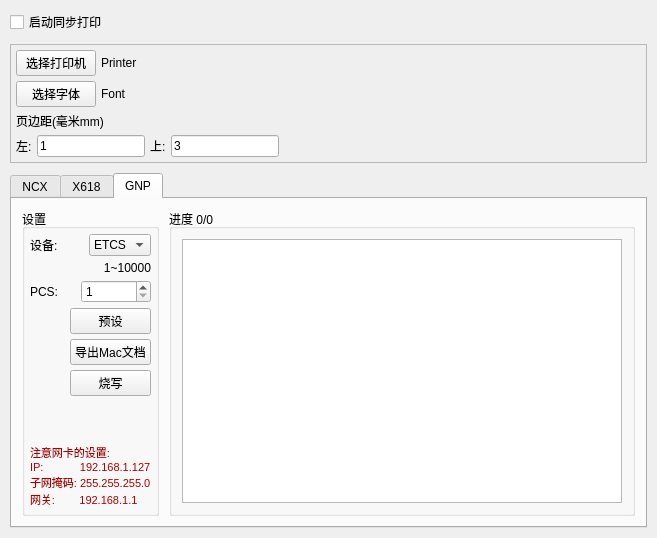
<?xml version="1.0" encoding="UTF-8"?>
<ui version="4.0">
 <author>zherongli@126.com</author>
 <class>MainWindow</class>
 <widget class="QMainWindow" name="MainWindow">
  <property name="geometry">
   <rect>
    <x>0</x>
    <y>0</y>
    <width>657</width>
    <height>538</height>
   </rect>
  </property>
  <property name="windowTitle">
   <string>MacProgrammer</string>
  </property>
  <property name="windowIcon">
   <iconset resource="Png.qrc">
    <normaloff>:/Resource/Title.png</normaloff>:/Resource/Title.png</iconset>
  </property>
  <widget class="QWidget" name="centralWidget">
   <layout class="QVBoxLayout" name="verticalLayout_3">
    <property name="spacing">
     <number>10</number>
    </property>
    <property name="margin">
     <number>10</number>
    </property>
    <item>
     <widget class="QCheckBox" name="CheckBoxPrint">
      <property name="text">
       <string>启动同步打印</string>
      </property>
     </widget>
    </item>
    <item>
     <widget class="QFrame" name="WidgetPrint">
      <property name="frameShape">
       <enum>QFrame::StyledPanel</enum>
      </property>
      <property name="frameShadow">
       <enum>QFrame::Plain</enum>
      </property>
      <layout class="QVBoxLayout" name="verticalLayout_6">
       <item>
        <layout class="QHBoxLayout" name="horizontalLayout_12">
         <item>
          <widget class="QPushButton" name="PushButtonPrinter">
           <property name="text">
            <string>选择打印机</string>
           </property>
          </widget>
         </item>
         <item>
          <widget class="QLabel" name="LabelPrinter">
           <property name="sizePolicy">
            <sizepolicy hsizetype="Expanding" vsizetype="Preferred">
             <horstretch>0</horstretch>
             <verstretch>0</verstretch>
            </sizepolicy>
           </property>
           <property name="text">
            <string>Printer</string>
           </property>
          </widget>
         </item>
        </layout>
       </item>
       <item>
        <layout class="QHBoxLayout" name="horizontalLayout_13">
         <item>
          <widget class="QPushButton" name="PushButtonFont">
           <property name="text">
            <string>选择字体</string>
           </property>
          </widget>
         </item>
         <item>
          <widget class="QLabel" name="LabelFont">
           <property name="sizePolicy">
            <sizepolicy hsizetype="Expanding" vsizetype="Preferred">
             <horstretch>0</horstretch>
             <verstretch>0</verstretch>
            </sizepolicy>
           </property>
           <property name="text">
            <string>Font</string>
           </property>
          </widget>
         </item>
        </layout>
       </item>
       <item>
        <widget class="QLabel" name="label_11">
         <property name="text">
          <string>页边距(毫米mm)</string>
         </property>
        </widget>
       </item>
       <item>
        <layout class="QHBoxLayout" name="horizontalLayout_14">
         <item>
          <widget class="QLabel" name="label_9">
           <property name="text">
            <string>左:</string>
           </property>
          </widget>
         </item>
         <item>
          <widget class="QLineEdit" name="LineEditLeft">
           <property name="sizePolicy">
            <sizepolicy hsizetype="Fixed" vsizetype="Fixed">
             <horstretch>0</horstretch>
             <verstretch>0</verstretch>
            </sizepolicy>
           </property>
           <property name="inputMask">
            <string>0000; </string>
           </property>
           <property name="text">
            <string>1</string>
           </property>
          </widget>
         </item>
         <item>
          <widget class="QLabel" name="label_10">
           <property name="text">
            <string>上:</string>
           </property>
          </widget>
         </item>
         <item>
          <widget class="QLineEdit" name="LineEditTop">
           <property name="sizePolicy">
            <sizepolicy hsizetype="Fixed" vsizetype="Fixed">
             <horstretch>0</horstretch>
             <verstretch>0</verstretch>
            </sizepolicy>
           </property>
           <property name="inputMask">
            <string>0000; </string>
           </property>
           <property name="text">
            <string>3</string>
           </property>
          </widget>
         </item>
         <item>
          <spacer name="horizontalSpacer_7">
           <property name="orientation">
            <enum>Qt::Horizontal</enum>
           </property>
           <property name="sizeHint" stdset="0">
            <size>
             <width>37</width>
             <height>17</height>
            </size>
           </property>
          </spacer>
         </item>
        </layout>
       </item>
      </layout>
     </widget>
    </item>
    <item>
     <widget class="QTabWidget" name="TabWidgetDevice">
      <property name="currentIndex">
       <number>2</number>
      </property>
      <widget class="QWidget" name="TabNCX">
       <attribute name="title">
        <string>NCX</string>
       </attribute>
       <layout class="QHBoxLayout" name="horizontalLayout_5">
        <property name="spacing">
         <number>10</number>
        </property>
        <property name="margin">
         <number>10</number>
        </property>
        <item>
         <widget class="QGroupBox" name="groupBox">
          <property name="title">
           <string>设置</string>
          </property>
          <layout class="QVBoxLayout" name="verticalLayout">
           <property name="spacing">
            <number>5</number>
           </property>
           <property name="margin">
            <number>5</number>
           </property>
           <item>
            <widget class="QLabel" name="label_2">
             <property name="text">
              <string>1~10000</string>
             </property>
             <property name="alignment">
              <set>Qt::AlignRight|Qt::AlignTrailing|Qt::AlignVCenter</set>
             </property>
            </widget>
           </item>
           <item>
            <layout class="QHBoxLayout" name="horizontalLayout">
             <property name="spacing">
              <number>5</number>
             </property>
             <item>
              <widget class="QLabel" name="label">
               <property name="text">
                <string>PCS:</string>
               </property>
              </widget>
             </item>
             <item>
              <widget class="QSpinBox" name="SpinBoxMacPCS">
               <property name="minimumSize">
                <size>
                 <width>70</width>
                 <height>0</height>
                </size>
               </property>
               <property name="minimum">
                <number>1</number>
               </property>
               <property name="maximum">
                <number>10000</number>
               </property>
              </widget>
             </item>
            </layout>
           </item>
           <item>
            <layout class="QHBoxLayout" name="horizontalLayout_4">
             <property name="spacing">
              <number>5</number>
             </property>
             <item>
              <spacer name="horizontalSpacer">
               <property name="orientation">
                <enum>Qt::Horizontal</enum>
               </property>
               <property name="sizeType">
                <enum>QSizePolicy::Preferred</enum>
               </property>
               <property name="sizeHint" stdset="0">
                <size>
                 <width>40</width>
                 <height>20</height>
                </size>
               </property>
              </spacer>
             </item>
             <item>
              <widget class="QPushButton" name="PushButtonPreestablish">
               <property name="cursor">
                <cursorShape>PointingHandCursor</cursorShape>
               </property>
               <property name="text">
                <string>预设</string>
               </property>
               <property name="checkable">
                <bool>true</bool>
               </property>
              </widget>
             </item>
            </layout>
           </item>
           <item>
            <layout class="QHBoxLayout" name="horizontalLayout_3">
             <property name="spacing">
              <number>5</number>
             </property>
             <item>
              <spacer name="horizontalSpacer_2">
               <property name="orientation">
                <enum>Qt::Horizontal</enum>
               </property>
               <property name="sizeType">
                <enum>QSizePolicy::Preferred</enum>
               </property>
               <property name="sizeHint" stdset="0">
                <size>
                 <width>40</width>
                 <height>20</height>
                </size>
               </property>
              </spacer>
             </item>
             <item>
              <widget class="QPushButton" name="PushButtonExport">
               <property name="cursor">
                <cursorShape>PointingHandCursor</cursorShape>
               </property>
               <property name="text">
                <string>导出Mac文档</string>
               </property>
              </widget>
             </item>
            </layout>
           </item>
           <item>
            <layout class="QHBoxLayout" name="horizontalLayout_2">
             <property name="spacing">
              <number>5</number>
             </property>
             <item>
              <spacer name="horizontalSpacer_3">
               <property name="orientation">
                <enum>Qt::Horizontal</enum>
               </property>
               <property name="sizeType">
                <enum>QSizePolicy::Preferred</enum>
               </property>
               <property name="sizeHint" stdset="0">
                <size>
                 <width>40</width>
                 <height>20</height>
                </size>
               </property>
              </spacer>
             </item>
             <item>
              <widget class="QPushButton" name="PushButtonStartup">
               <property name="cursor">
                <cursorShape>PointingHandCursor</cursorShape>
               </property>
               <property name="text">
                <string>烧写</string>
               </property>
               <property name="checkable">
                <bool>true</bool>
               </property>
              </widget>
             </item>
            </layout>
           </item>
           <item>
            <spacer name="verticalSpacer">
             <property name="orientation">
              <enum>Qt::Vertical</enum>
             </property>
             <property name="sizeHint" stdset="0">
              <size>
               <width>20</width>
               <height>40</height>
              </size>
             </property>
            </spacer>
           </item>
           <item>
            <widget class="QLabel" name="label_7">
             <property name="palette">
              <palette>
               <active>
                <colorrole role="WindowText">
                 <brush brushstyle="SolidPattern">
                  <color alpha="255">
                   <red>170</red>
                   <green>0</green>
                   <blue>0</blue>
                  </color>
                 </brush>
                </colorrole>
               </active>
               <inactive>
                <colorrole role="WindowText">
                 <brush brushstyle="SolidPattern">
                  <color alpha="255">
                   <red>170</red>
                   <green>0</green>
                   <blue>0</blue>
                  </color>
                 </brush>
                </colorrole>
               </inactive>
               <disabled>
                <colorrole role="WindowText">
                 <brush brushstyle="SolidPattern">
                  <color alpha="255">
                   <red>118</red>
                   <green>116</green>
                   <blue>108</blue>
                  </color>
                 </brush>
                </colorrole>
               </disabled>
              </palette>
             </property>
             <property name="text">
              <string>&lt;!DOCTYPE HTML PUBLIC &quot;-//W3C//DTD HTML 4.0//EN&quot; &quot;http://www.w3.org/TR/REC-html40/strict.dtd&quot;&gt;
&lt;html&gt;&lt;head&gt;&lt;meta name=&quot;qrichtext&quot; content=&quot;1&quot; /&gt;&lt;style type=&quot;text/css&quot;&gt;
p, li { white-space: pre-wrap; }
&lt;/style&gt;&lt;/head&gt;&lt;body style=&quot; font-family:'MS Shell Dlg 2'; font-size:8.25pt; font-weight:400; font-style:normal;&quot;&gt;
&lt;p style=&quot; margin-top:0px; margin-bottom:0px; margin-left:0px; margin-right:0px; -qt-block-indent:0; text-indent:0px;&quot;&gt;&lt;span style=&quot; font-size:8pt;&quot;&gt;注意网卡的设置:&lt;/span&gt;&lt;/p&gt;
&lt;p style=&quot; margin-top:0px; margin-bottom:0px; margin-left:0px; margin-right:0px; -qt-block-indent:0; text-indent:0px;&quot;&gt;&lt;span style=&quot; font-size:8pt;&quot;&gt;IP:            192.168.88.10&lt;/span&gt;&lt;/p&gt;
&lt;p style=&quot; margin-top:0px; margin-bottom:0px; margin-left:0px; margin-right:0px; -qt-block-indent:0; text-indent:0px;&quot;&gt;&lt;span style=&quot; font-size:8pt;&quot;&gt;子网掩码: 255.255.255.0&lt;/span&gt;&lt;/p&gt;
&lt;p style=&quot; margin-top:0px; margin-bottom:0px; margin-left:0px; margin-right:0px; -qt-block-indent:0; text-indent:0px;&quot;&gt;&lt;span style=&quot; font-size:8pt;&quot;&gt;网关:        192.168.88.1&lt;/span&gt;&lt;/p&gt;&lt;/body&gt;&lt;/html&gt;</string>
             </property>
            </widget>
           </item>
          </layout>
         </widget>
        </item>
        <item>
         <widget class="QGroupBox" name="GroupBoxStep">
          <property name="sizePolicy">
           <sizepolicy hsizetype="Expanding" vsizetype="Preferred">
            <horstretch>0</horstretch>
            <verstretch>0</verstretch>
           </sizepolicy>
          </property>
          <property name="title">
           <string>进度 0/0</string>
          </property>
          <layout class="QVBoxLayout" name="verticalLayout_2">
           <property name="spacing">
            <number>10</number>
           </property>
           <property name="margin">
            <number>10</number>
           </property>
           <item>
            <widget class="QPlainTextEdit" name="PlainTextEdit">
             <property name="readOnly">
              <bool>true</bool>
             </property>
             <property name="maximumBlockCount">
              <number>1000</number>
             </property>
            </widget>
           </item>
          </layout>
         </widget>
        </item>
       </layout>
      </widget>
      <widget class="QWidget" name="TabX618">
       <attribute name="title">
        <string>X618</string>
       </attribute>
       <layout class="QHBoxLayout" name="horizontalLayout_10">
        <property name="spacing">
         <number>10</number>
        </property>
        <property name="margin">
         <number>10</number>
        </property>
        <item>
         <widget class="QGroupBox" name="groupBox_2">
          <property name="title">
           <string>设置</string>
          </property>
          <layout class="QVBoxLayout" name="verticalLayout_4">
           <property name="spacing">
            <number>5</number>
           </property>
           <property name="margin">
            <number>5</number>
           </property>
           <item>
            <layout class="QHBoxLayout" name="horizontalLayout_11">
             <property name="spacing">
              <number>10</number>
             </property>
             <item>
              <widget class="QLabel" name="label_5">
               <property name="text">
                <string>设备:</string>
               </property>
              </widget>
             </item>
             <item>
              <widget class="QComboBox" name="ComboBoxX618">
               <item>
                <property name="text">
                 <string>DCS</string>
                </property>
               </item>
               <item>
                <property name="text">
                 <string>NPM</string>
                </property>
               </item>
              </widget>
             </item>
            </layout>
           </item>
           <item>
            <widget class="QLabel" name="label_3">
             <property name="text">
              <string>1~10000</string>
             </property>
             <property name="alignment">
              <set>Qt::AlignRight|Qt::AlignTrailing|Qt::AlignVCenter</set>
             </property>
            </widget>
           </item>
           <item>
            <layout class="QHBoxLayout" name="horizontalLayout_6">
             <property name="spacing">
              <number>10</number>
             </property>
             <item>
              <widget class="QLabel" name="label_4">
               <property name="text">
                <string>PCS:</string>
               </property>
              </widget>
             </item>
             <item>
              <widget class="QSpinBox" name="SpinBoxX618MacPCS">
               <property name="minimumSize">
                <size>
                 <width>70</width>
                 <height>0</height>
                </size>
               </property>
               <property name="minimum">
                <number>1</number>
               </property>
               <property name="maximum">
                <number>10000</number>
               </property>
              </widget>
             </item>
            </layout>
           </item>
           <item>
            <layout class="QHBoxLayout" name="horizontalLayout_7">
             <property name="spacing">
              <number>10</number>
             </property>
             <item>
              <spacer name="horizontalSpacer_4">
               <property name="orientation">
                <enum>Qt::Horizontal</enum>
               </property>
               <property name="sizeType">
                <enum>QSizePolicy::Preferred</enum>
               </property>
               <property name="sizeHint" stdset="0">
                <size>
                 <width>40</width>
                 <height>20</height>
                </size>
               </property>
              </spacer>
             </item>
             <item>
              <widget class="QPushButton" name="PushButtonX618Preestablish">
               <property name="cursor">
                <cursorShape>PointingHandCursor</cursorShape>
               </property>
               <property name="text">
                <string>预设</string>
               </property>
               <property name="checkable">
                <bool>true</bool>
               </property>
              </widget>
             </item>
            </layout>
           </item>
           <item>
            <layout class="QHBoxLayout" name="horizontalLayout_8">
             <property name="spacing">
              <number>10</number>
             </property>
             <item>
              <spacer name="horizontalSpacer_5">
               <property name="orientation">
                <enum>Qt::Horizontal</enum>
               </property>
               <property name="sizeType">
                <enum>QSizePolicy::Preferred</enum>
               </property>
               <property name="sizeHint" stdset="0">
                <size>
                 <width>40</width>
                 <height>20</height>
                </size>
               </property>
              </spacer>
             </item>
             <item>
              <widget class="QPushButton" name="PushButtonX618Export">
               <property name="cursor">
                <cursorShape>PointingHandCursor</cursorShape>
               </property>
               <property name="text">
                <string>导出Mac文档</string>
               </property>
              </widget>
             </item>
            </layout>
           </item>
           <item>
            <layout class="QHBoxLayout" name="horizontalLayout_9">
             <property name="spacing">
              <number>10</number>
             </property>
             <item>
              <spacer name="horizontalSpacer_6">
               <property name="orientation">
                <enum>Qt::Horizontal</enum>
               </property>
               <property name="sizeType">
                <enum>QSizePolicy::Preferred</enum>
               </property>
               <property name="sizeHint" stdset="0">
                <size>
                 <width>40</width>
                 <height>20</height>
                </size>
               </property>
              </spacer>
             </item>
             <item>
              <widget class="QPushButton" name="PushButtonX618Startup">
               <property name="cursor">
                <cursorShape>PointingHandCursor</cursorShape>
               </property>
               <property name="text">
                <string>烧写</string>
               </property>
               <property name="checkable">
                <bool>true</bool>
               </property>
              </widget>
             </item>
            </layout>
           </item>
           <item>
            <spacer name="verticalSpacer_2">
             <property name="orientation">
              <enum>Qt::Vertical</enum>
             </property>
             <property name="sizeHint" stdset="0">
              <size>
               <width>20</width>
               <height>40</height>
              </size>
             </property>
            </spacer>
           </item>
           <item>
            <widget class="QLabel" name="label_6">
             <property name="palette">
              <palette>
               <active>
                <colorrole role="WindowText">
                 <brush brushstyle="SolidPattern">
                  <color alpha="255">
                   <red>170</red>
                   <green>0</green>
                   <blue>0</blue>
                  </color>
                 </brush>
                </colorrole>
               </active>
               <inactive>
                <colorrole role="WindowText">
                 <brush brushstyle="SolidPattern">
                  <color alpha="255">
                   <red>170</red>
                   <green>0</green>
                   <blue>0</blue>
                  </color>
                 </brush>
                </colorrole>
               </inactive>
               <disabled>
                <colorrole role="WindowText">
                 <brush brushstyle="SolidPattern">
                  <color alpha="255">
                   <red>118</red>
                   <green>116</green>
                   <blue>108</blue>
                  </color>
                 </brush>
                </colorrole>
               </disabled>
              </palette>
             </property>
             <property name="text">
              <string>&lt;!DOCTYPE HTML PUBLIC &quot;-//W3C//DTD HTML 4.0//EN&quot; &quot;http://www.w3.org/TR/REC-html40/strict.dtd&quot;&gt;
&lt;html&gt;&lt;head&gt;&lt;meta name=&quot;qrichtext&quot; content=&quot;1&quot; /&gt;&lt;style type=&quot;text/css&quot;&gt;
p, li { white-space: pre-wrap; }
&lt;/style&gt;&lt;/head&gt;&lt;body style=&quot; font-family:'MS Shell Dlg 2'; font-size:8.25pt; font-weight:400; font-style:normal;&quot;&gt;
&lt;p style=&quot; margin-top:0px; margin-bottom:0px; margin-left:0px; margin-right:0px; -qt-block-indent:0; text-indent:0px;&quot;&gt;&lt;span style=&quot; font-size:8pt;&quot;&gt;注意网卡的设置:&lt;/span&gt;&lt;/p&gt;
&lt;p style=&quot; margin-top:0px; margin-bottom:0px; margin-left:0px; margin-right:0px; -qt-block-indent:0; text-indent:0px;&quot;&gt;&lt;span style=&quot; font-size:8pt;&quot;&gt;IP:            192.168.2.10&lt;/span&gt;&lt;/p&gt;
&lt;p style=&quot; margin-top:0px; margin-bottom:0px; margin-left:0px; margin-right:0px; -qt-block-indent:0; text-indent:0px;&quot;&gt;&lt;span style=&quot; font-size:8pt;&quot;&gt;子网掩码: 255.255.255.0&lt;/span&gt;&lt;/p&gt;
&lt;p style=&quot; margin-top:0px; margin-bottom:0px; margin-left:0px; margin-right:0px; -qt-block-indent:0; text-indent:0px;&quot;&gt;&lt;span style=&quot; font-size:8pt;&quot;&gt;网关:        192.168.2.1&lt;/span&gt;&lt;/p&gt;&lt;/body&gt;&lt;/html&gt;</string>
             </property>
            </widget>
           </item>
          </layout>
         </widget>
        </item>
        <item>
         <widget class="QGroupBox" name="GroupBoxX618Step">
          <property name="sizePolicy">
           <sizepolicy hsizetype="Expanding" vsizetype="Preferred">
            <horstretch>0</horstretch>
            <verstretch>0</verstretch>
           </sizepolicy>
          </property>
          <property name="title">
           <string>进度 0/0</string>
          </property>
          <layout class="QVBoxLayout" name="verticalLayout_5">
           <property name="spacing">
            <number>10</number>
           </property>
           <property name="margin">
            <number>10</number>
           </property>
           <item>
            <widget class="QPlainTextEdit" name="PlainTextX618Edit">
             <property name="readOnly">
              <bool>true</bool>
             </property>
             <property name="maximumBlockCount">
              <number>1000</number>
             </property>
            </widget>
           </item>
          </layout>
         </widget>
        </item>
       </layout>
      </widget>
      <widget class="QWidget" name="TabGNP">
       <attribute name="title">
        <string>GNP</string>
       </attribute>
       <layout class="QHBoxLayout" name="horizontalLayout_20">
        <property name="spacing">
         <number>10</number>
        </property>
        <property name="margin">
         <number>10</number>
        </property>
        <item>
         <widget class="QGroupBox" name="groupBox_3">
          <property name="title">
           <string>设置</string>
          </property>
          <layout class="QVBoxLayout" name="verticalLayout_7">
           <property name="spacing">
            <number>5</number>
           </property>
           <property name="margin">
            <number>5</number>
           </property>
           <item>
            <layout class="QHBoxLayout" name="horizontalLayout_15">
             <property name="spacing">
              <number>10</number>
             </property>
             <item>
              <widget class="QLabel" name="label_8">
               <property name="text">
                <string>设备:</string>
               </property>
              </widget>
             </item>
             <item>
              <widget class="QComboBox" name="ComboBoxD1">
               <item>
                <property name="text">
                 <string>ETCS</string>
                </property>
               </item>
              </widget>
             </item>
            </layout>
           </item>
           <item>
            <widget class="QLabel" name="label_12">
             <property name="text">
              <string>1~10000</string>
             </property>
             <property name="alignment">
              <set>Qt::AlignRight|Qt::AlignTrailing|Qt::AlignVCenter</set>
             </property>
            </widget>
           </item>
           <item>
            <layout class="QHBoxLayout" name="horizontalLayout_16">
             <property name="spacing">
              <number>10</number>
             </property>
             <item>
              <widget class="QLabel" name="label_13">
               <property name="text">
                <string>PCS:</string>
               </property>
              </widget>
             </item>
             <item>
              <widget class="QSpinBox" name="SpinBoxD1MacPCS">
               <property name="minimumSize">
                <size>
                 <width>70</width>
                 <height>0</height>
                </size>
               </property>
               <property name="minimum">
                <number>1</number>
               </property>
               <property name="maximum">
                <number>10000</number>
               </property>
              </widget>
             </item>
            </layout>
           </item>
           <item>
            <layout class="QHBoxLayout" name="horizontalLayout_17">
             <property name="spacing">
              <number>10</number>
             </property>
             <item>
              <spacer name="horizontalSpacer_8">
               <property name="orientation">
                <enum>Qt::Horizontal</enum>
               </property>
               <property name="sizeType">
                <enum>QSizePolicy::Preferred</enum>
               </property>
               <property name="sizeHint" stdset="0">
                <size>
                 <width>40</width>
                 <height>20</height>
                </size>
               </property>
              </spacer>
             </item>
             <item>
              <widget class="QPushButton" name="PushButtonD1Preestablish">
               <property name="cursor">
                <cursorShape>PointingHandCursor</cursorShape>
               </property>
               <property name="text">
                <string>预设</string>
               </property>
               <property name="checkable">
                <bool>true</bool>
               </property>
              </widget>
             </item>
            </layout>
           </item>
           <item>
            <layout class="QHBoxLayout" name="horizontalLayout_18">
             <property name="spacing">
              <number>10</number>
             </property>
             <item>
              <spacer name="horizontalSpacer_9">
               <property name="orientation">
                <enum>Qt::Horizontal</enum>
               </property>
               <property name="sizeType">
                <enum>QSizePolicy::Preferred</enum>
               </property>
               <property name="sizeHint" stdset="0">
                <size>
                 <width>40</width>
                 <height>20</height>
                </size>
               </property>
              </spacer>
             </item>
             <item>
              <widget class="QPushButton" name="PushButtonD1Export">
               <property name="cursor">
                <cursorShape>PointingHandCursor</cursorShape>
               </property>
               <property name="text">
                <string>导出Mac文档</string>
               </property>
              </widget>
             </item>
            </layout>
           </item>
           <item>
            <layout class="QHBoxLayout" name="horizontalLayout_19">
             <property name="spacing">
              <number>10</number>
             </property>
             <item>
              <spacer name="horizontalSpacer_10">
               <property name="orientation">
                <enum>Qt::Horizontal</enum>
               </property>
               <property name="sizeType">
                <enum>QSizePolicy::Preferred</enum>
               </property>
               <property name="sizeHint" stdset="0">
                <size>
                 <width>40</width>
                 <height>20</height>
                </size>
               </property>
              </spacer>
             </item>
             <item>
              <widget class="QPushButton" name="PushButtonD1Startup">
               <property name="cursor">
                <cursorShape>PointingHandCursor</cursorShape>
               </property>
               <property name="text">
                <string>烧写</string>
               </property>
               <property name="checkable">
                <bool>true</bool>
               </property>
              </widget>
             </item>
            </layout>
           </item>
           <item>
            <spacer name="verticalSpacer_3">
             <property name="orientation">
              <enum>Qt::Vertical</enum>
             </property>
             <property name="sizeHint" stdset="0">
              <size>
               <width>20</width>
               <height>40</height>
              </size>
             </property>
            </spacer>
           </item>
           <item>
            <widget class="QLabel" name="label_14">
             <property name="palette">
              <palette>
               <active>
                <colorrole role="WindowText">
                 <brush brushstyle="SolidPattern">
                  <color alpha="255">
                   <red>170</red>
                   <green>0</green>
                   <blue>0</blue>
                  </color>
                 </brush>
                </colorrole>
               </active>
               <inactive>
                <colorrole role="WindowText">
                 <brush brushstyle="SolidPattern">
                  <color alpha="255">
                   <red>170</red>
                   <green>0</green>
                   <blue>0</blue>
                  </color>
                 </brush>
                </colorrole>
               </inactive>
               <disabled>
                <colorrole role="WindowText">
                 <brush brushstyle="SolidPattern">
                  <color alpha="255">
                   <red>118</red>
                   <green>116</green>
                   <blue>108</blue>
                  </color>
                 </brush>
                </colorrole>
               </disabled>
              </palette>
             </property>
             <property name="text">
              <string>&lt;!DOCTYPE HTML PUBLIC &quot;-//W3C//DTD HTML 4.0//EN&quot; &quot;http://www.w3.org/TR/REC-html40/strict.dtd&quot;&gt;
&lt;html&gt;&lt;head&gt;&lt;meta name=&quot;qrichtext&quot; content=&quot;1&quot; /&gt;&lt;style type=&quot;text/css&quot;&gt;
p, li { white-space: pre-wrap; }
&lt;/style&gt;&lt;/head&gt;&lt;body style=&quot; font-family:'宋体'; font-size:9pt; font-weight:400; font-style:normal;&quot;&gt;
&lt;p style=&quot; margin-top:0px; margin-bottom:0px; margin-left:0px; margin-right:0px; -qt-block-indent:0; text-indent:0px;&quot;&gt;&lt;span style=&quot; font-family:'MS Shell Dlg 2'; font-size:8pt;&quot;&gt;注意网卡的设置:&lt;/span&gt;&lt;/p&gt;
&lt;p style=&quot; margin-top:0px; margin-bottom:0px; margin-left:0px; margin-right:0px; -qt-block-indent:0; text-indent:0px;&quot;&gt;&lt;span style=&quot; font-family:'MS Shell Dlg 2'; font-size:8pt;&quot;&gt;IP:            192.168.1.127&lt;/span&gt;&lt;/p&gt;
&lt;p style=&quot; margin-top:0px; margin-bottom:0px; margin-left:0px; margin-right:0px; -qt-block-indent:0; text-indent:0px;&quot;&gt;&lt;span style=&quot; font-family:'MS Shell Dlg 2'; font-size:8pt;&quot;&gt;子网掩码: 255.255.255.0&lt;/span&gt;&lt;/p&gt;
&lt;p style=&quot; margin-top:0px; margin-bottom:0px; margin-left:0px; margin-right:0px; -qt-block-indent:0; text-indent:0px;&quot;&gt;&lt;span style=&quot; font-family:'MS Shell Dlg 2'; font-size:8pt;&quot;&gt;网关:        192.168.1.1&lt;/span&gt;&lt;/p&gt;&lt;/body&gt;&lt;/html&gt;</string>
             </property>
            </widget>
           </item>
          </layout>
         </widget>
        </item>
        <item>
         <widget class="QGroupBox" name="GroupBoxD1Step">
          <property name="sizePolicy">
           <sizepolicy hsizetype="Expanding" vsizetype="Preferred">
            <horstretch>0</horstretch>
            <verstretch>0</verstretch>
           </sizepolicy>
          </property>
          <property name="title">
           <string>进度 0/0</string>
          </property>
          <layout class="QVBoxLayout" name="verticalLayout_8">
           <property name="spacing">
            <number>10</number>
           </property>
           <property name="margin">
            <number>10</number>
           </property>
           <item>
            <widget class="QPlainTextEdit" name="PlainTextD1Edit">
             <property name="readOnly">
              <bool>true</bool>
             </property>
             <property name="maximumBlockCount">
              <number>1000</number>
             </property>
            </widget>
           </item>
          </layout>
         </widget>
        </item>
       </layout>
      </widget>
     </widget>
    </item>
   </layout>
  </widget>
 </widget>
 <layoutdefault spacing="5" margin="5"/>
 <resources>
  <include location="Png.qrc"/>
 </resources>
 <connections/>
 <designerdata>
  <property name="gridDeltaX">
   <number>5</number>
  </property>
  <property name="gridDeltaY">
   <number>5</number>
  </property>
  <property name="gridSnapX">
   <bool>true</bool>
  </property>
  <property name="gridSnapY">
   <bool>true</bool>
  </property>
  <property name="gridVisible">
   <bool>true</bool>
  </property>
 </designerdata>
</ui>
